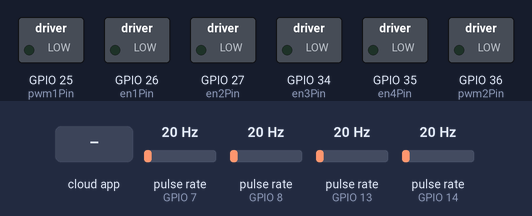
This sketch was run on a simulated ESP32. Parts: switched loads named in the sketch (green lamp = pin HIGH). Wiring (inferred from the names in the program): 4 × pulse sensor: data GPIO 7 / data GPIO 8 / data GPIO 13 / data GPIO 14. The test bench sets the inputs (shaded band); at power-on: pulse rate (sensors on GPIO 7, GPIO 8, GPIO 13, GPIO 14) 20 Hz. The ROS host is connected and sends only what is stated.

Above: at 1.2 s.
1.3 s: the phone or cloud app sets linear.x to -100
At 2.5 s:
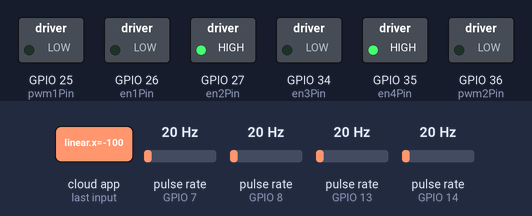
2.8 s: the phone or cloud app sets linear.x to 100
At 3.9 s:
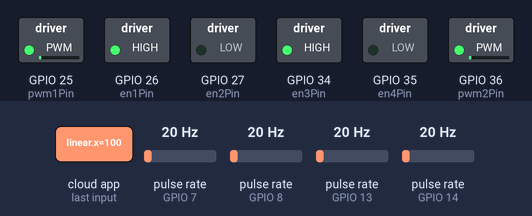
4.3 s: the phone or cloud app sets angular.z to -100
At 5.1 s:
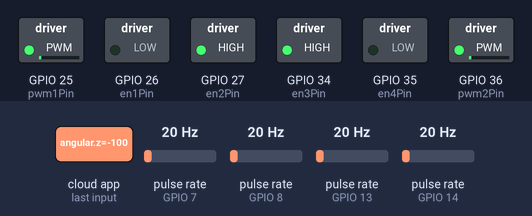
5.8 s: the phone or cloud app sets angular.z to 100
At 6.1 s:
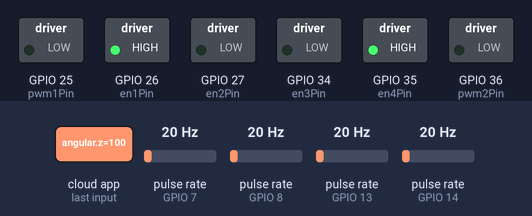
7.3 s: the phone or cloud app sets angular.z to 0
At 8.6 s:
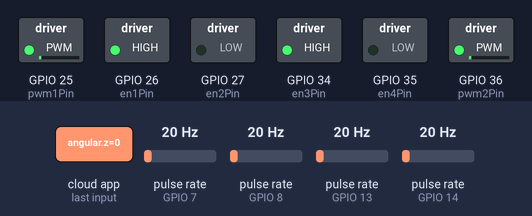
Timing chart, 0 to 9.8 s (numbered marks = the images above; inputs shaded):
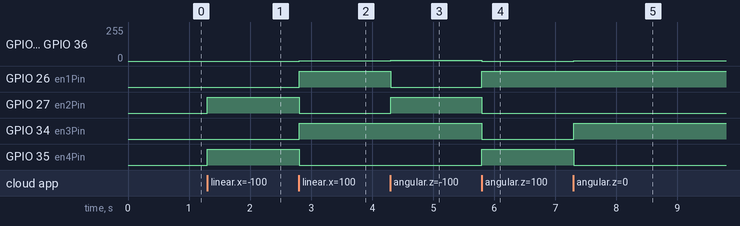

Measured:
- after the input at 1.3 s, GPIO 27 (en2Pin), GPIO 35 (en4Pin): LOW → HIGH at once
- after the input at 2.8 s, GPIO 25 (pwm1Pin), GPIO 36 (pwm2Pin): 0/255 → 2/255 at once; GPIO 26 (en1Pin), GPIO 34 (en3Pin): LOW → HIGH at once; GPIO 27 (en2Pin), GPIO 35 (en4Pin): HIGH → LOW at once
- after the input at 4.3 s, GPIO 25 (pwm1Pin), GPIO 36 (pwm2Pin): 2/255 → 4/255 at once; GPIO 26 (en1Pin): HIGH → LOW at once; GPIO 27 (en2Pin): LOW → HIGH at once
- after the input at 5.8 s, GPIO 25 (pwm1Pin), GPIO 36 (pwm2Pin): 4/255 → 0/255 at once; GPIO 26 (en1Pin), GPIO 35 (en4Pin): LOW → HIGH at once; GPIO 27 (en2Pin), GPIO 34 (en3Pin): HIGH → LOW at once
- after the input at 7.3 s, GPIO 25 (pwm1Pin), GPIO 36 (pwm2Pin): 0/255 → 2/255 at once; GPIO 34 (en3Pin): LOW → HIGH at once; GPIO 35 (en4Pin): HIGH → LOW at once

The sketch:

Interface_PID_Motor.ino
```cpp
/*
 *	Luis Alfredo Servín Garduño
 *	National and Autonomous University of Mexico
 *	Project: @Work
 * 	Speed motor control
 *
 *	Motor characteristics:
 *	This program is use to work with the next model of motor
 *	75:1 Metal Gearmotor 25Dx54L mm HP with 48 CPR Encoder
 *	the encoder provides 3592 counts per revolution. Operation
 *	range is 3- 9 V intended to for use at 6 V
 *
 *	Key aspects at 6v: 130 RPM and 450 mA free-run, 130 oz-in
 *	(9.4 kg-cm) and 6 A stall
 *
 *	The motor/encoder color-code is:
 *	Red 	  -	Motor power
 *	Black	  -	Motor power
 *	Green 	-	Encoder GND
 *	Blue 	  - Encoder Vcc (3.5 - 20 V)
 *	Yellow	- Encoder A output
 *	White 	-	Encoder B output
 */

#include <ros.h>
#include <std_msgs/Int32.h>
#include <geometry_msgs/Twist.h>
#include <geometry_msgs/Vector3.h>

// pins for motor1
byte pwm1Pin = 25;
byte en1Pin = 26;
byte en2Pin = 27;

byte encm1pin1 = 7;
byte encm1pin2 = 8;


// pins for motor2
byte pwm2Pin = 36;
byte en3Pin = 34;
byte en4Pin = 35;

byte encm2pin1 = 13;
byte encm2pin2 = 14;

// encoder caracteristics
// int to float
const float countsPerRevolution = 3592.0;

// variable to store the value from the encoder
volatile long encPos1 = 0;
volatile long encPos2 = 0;

float motorAng1=0.0;
float motorAng2=0.0;
long time_last_1=0;
long time_last_2=0;
float motorVel1=0.0;
float motorVel2=0.0;
int umbral_vel=20.0; //modify this value
float erorvel=0.0;
float dt_1=0;
float dt_2=0;
float errorVel_Last_1=0;
float errorVel_Last_2=0;
const int motor_range_vel=3.0;
const int vmax=2;//rad/s;

//Constants for control
float kisum_vel=0.0;
const int  kp_vel=2.0;
const int ki_vel=5.0;
const int kd_vel=5.0;
const int km_vel=1;
//const for windup
const int windup_sup=5;
const int windup_inf=1;
const int kimax_vel=2.0;


// Kinematic model characteristics
float lRobot = 2.0;

int pwmM1;
int pwmM2;

int pwm;

//#define PI=3.141592;

void messageCb(const geometry_msgs::Twist& pwm_vel)
{
  // calculate speed according to the kinematic model
  pwmM1 = pwm_vel.linear.x * 255 + (lRobot / 2) * pwm_vel.angular.z * 255;
  pwmM2 = pwm_vel.linear.x * 255 - (lRobot / 2) * pwm_vel.angular.z * 255;

  //x.linear=-0.7 a 0.7
  //z.angular= -0.4 a 0.4
  pwmM1=map(pwmM1,-255,255,-vmax,vmax);
  pwmM2=map(pwmM2,-255,255,-vmax,vmax);//This is going to be radian/s

  // set the direction of rotation
  setRotationDirection(pwmM1,pwmM2);
  //Controlling velocity of motors
  //motor 1
  pwmM1=Control_Motor('1',encPos1,motorAng1,dt_1, time_last_1, pwmM1,errorVel_Last_1);
  //motor 2
  pwmM2=Control_Motor('2',encPos2,motorAng2,dt_2, time_last_2, pwmM2,errorVel_Last_2);

  analogWrite(pwm1Pin, pwmM1);
  analogWrite(pwm2Pin, pwmM2);
}

//ros variables
ros::NodeHandle nh;
// create a instance for the message type Vector 3
geometry_msgs::Vector3 encWheelTicks;
std_msgs::Int32 intvel_msg;
// Create a publisher with the following characteristics:
// Object name: chatter
// Topic:       motVel
// Type:        Int16 (%intvel_msg reference to the message instance to be published)
ros::Publisher chatter("encTicks",&encWheelTicks);
// Create a subscriber with the following characteristics
// Object name: sub
// Topic:       cmd_vel
// Function:    messageCb
ros::Subscriber<geometry_msgs::Twist> sub("cmd_vel", &messageCb);

// void messageCb(const std_msgs::& pwm_vel){


void setup() {
  // Declare pins for motor control
  pinMode(en1Pin, OUTPUT);
  pinMode(en2Pin, OUTPUT);
  pinMode(en3Pin, OUTPUT);
  pinMode(en4Pin, OUTPUT);

  // Declare pins for encoder control
  pinMode(encm1pin1, INPUT);
  pinMode(encm1pin2, INPUT);
  pinMode(encm2pin1, INPUT);
  pinMode(encm2pin2, INPUT);

  // Set interrupts for every encoder's pin
  attachInterrupt(encm1pin1, enc1m1change, CHANGE);
  attachInterrupt(encm1pin2, enc2m1change, CHANGE);
  attachInterrupt(encm2pin1, enc1m2change, CHANGE);
  attachInterrupt(encm2pin2, enc2m2change, CHANGE);

  nh.initNode();
  nh.advertise(chatter);
  nh.subscribe(sub);
}

void loop() {
  if(millis() % 50 == 0) {
    encWheelTicks.y = encPos1;
    encWheelTicks.x = encPos2;
    chatter.publish(&encWheelTicks);
    encPos1 = 0;
    encPos2 = 0;
    delay(1);
  }
  nh.spinOnce();
}

/*
 * Functinos to read encoders are based on:
 * http://playground.arduino.cc/Main/RotaryEncoders
 */

void enc1m1change()
{
  if(digitalRead(encm1pin1) == HIGH) {
    if(digitalRead(encm1pin2) == LOW) {
      encPos1 += 1;
    } else {
      encPos1 -= 1;
    }
  } else {
    if(digitalRead(encm1pin2) == HIGH) {
      encPos1 += 1;
    } else {
      encPos1 -= 1;
    }
  }
}

void enc2m1change()
{
  if(digitalRead(encm1pin2) == HIGH) {
    if(digitalRead(encm1pin1) == HIGH) {
      encPos1 += 1;
    } else {
      encPos1 -= 1;
    }
  } else {
    if(digitalRead(encm1pin1) == LOW) {
      encPos1 += 1;
    } else {
      encPos1 -= 1;
    }
  }
}
void enc1m2change()
{
  if(digitalRead(encm2pin1) == HIGH) {
    if(digitalRead(encm2pin2) == LOW) {
      encPos2 += 1;
    } else {
      encPos2 -= 1;
    }
  } else {
    if(digitalRead(encm2pin2) == HIGH) {
      encPos2 += 1;
    } else {
      encPos2 -= 1;
    }
  }
}
void enc2m2change()
{
  if(digitalRead(encm2pin2) == HIGH) {
    if(digitalRead(encm2pin1) == HIGH) {
      encPos2 += 1;
    } else {
      encPos2 -= 1;
    }
  } else {
    if(digitalRead(encm2pin1) == LOW) {
      encPos2 += 1;
    } else {
      encPos2 -= 1;
    }
  }
}
void setRotationDirection(float pwmM1, float pwmM2)
{
  if(pwmM1 > 0) {
    digitalWrite(en1Pin, HIGH);
    digitalWrite(en2Pin, LOW);
  } else {
    digitalWrite(en1Pin, LOW);
    digitalWrite(en2Pin, HIGH);
  }

  if(pwmM2 > 0) {
    digitalWrite(en3Pin, HIGH);
    digitalWrite(en4Pin, LOW);
  } else {
    digitalWrite(en3Pin, LOW);
    digitalWrite(en4Pin, HIGH);
  }
}

//This is the rutine for control one motor at time
int Control_Motor(char mot,long int encPos, float motorAng, float dt, long int time_last, float motorVelDes,float errorVel_Last)
{
  //calculate the velocities and angles
    float motorVel=angCalc(mot,encPos,motorAng,time_last);
   //WE HAVE TO TRANSLATE THE VELOCITIES
    float pwmM=PID_vel(motorVel,motorVelDes, dt, errorVel_Last);

  // get the absolute value
    pwmM = int(abs(pwmM));
    pwmM=constrain(pwmM2,0,255);


 return pwmM;
}
float angCalc(char mot, long int encPos, float motorAng, long int time_last)
{
   float motorAng_Last=motorAng;
   motorAng=float(encPos)*2.0*PI/countsPerRevolution;
   float dt=(time_last-millis())/1000;
   float motorVel=(motorAng-motorAng_Last)/dt;//calculete the velocity

    if(mot=='1')//set the value for motor 1
      {motorAng1=motorAng;
        time_last_1=millis();
        dt_1=dt;}
   else//set the value for motor 2
      {motorAng2=motorAng;
       time_last_2=millis();
        dt_2=dt;
      }
return motorVel;
}
float PID_vel(float motorVel,float motorVelDes, float dt, float errorVel_Last)
{
  float errorVel;
  //error-tolerant
  if (abs(motorVelDes-motorVel)<umbral_vel)
      errorVel=0;
  else
      errorVel=motorVelDes-motorVel+0.0;

  if(abs(errorVel)<windup_sup)
        {
          if(abs(errorVel)<windup_inf) //betewen umbral and windup
            kisum_vel=0;//The integral part of PID has no value in this part
          else //The integral part has effect in the control the windup effect
            {
            kisum_vel+=ki_vel*errorVel;
            kisum_vel=constrain(kisum_vel, -kimax_vel, kimax_vel);//We limit the value of kisum
            }

        }
  else
      kisum_vel=0;

  float motorOut=constrain(kp_vel*errorVel+kisum_vel+kd_vel*((errorVel-errorVel_Last)/(dt))+km_vel*motorVelDes, -motor_range_vel, motor_range_vel);
  return motorOut;
}
```
